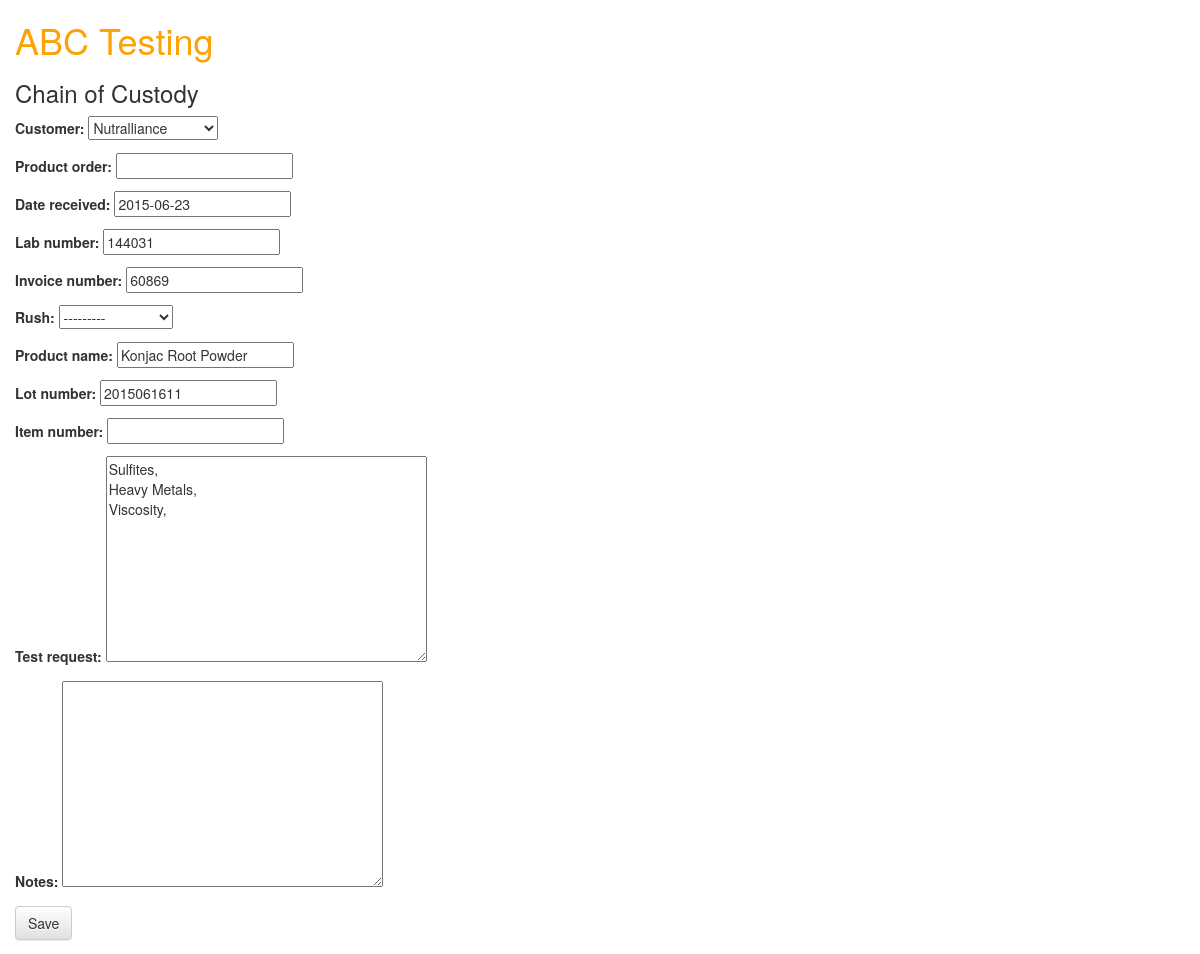
Before: /info/logform/5/ with the older database file.
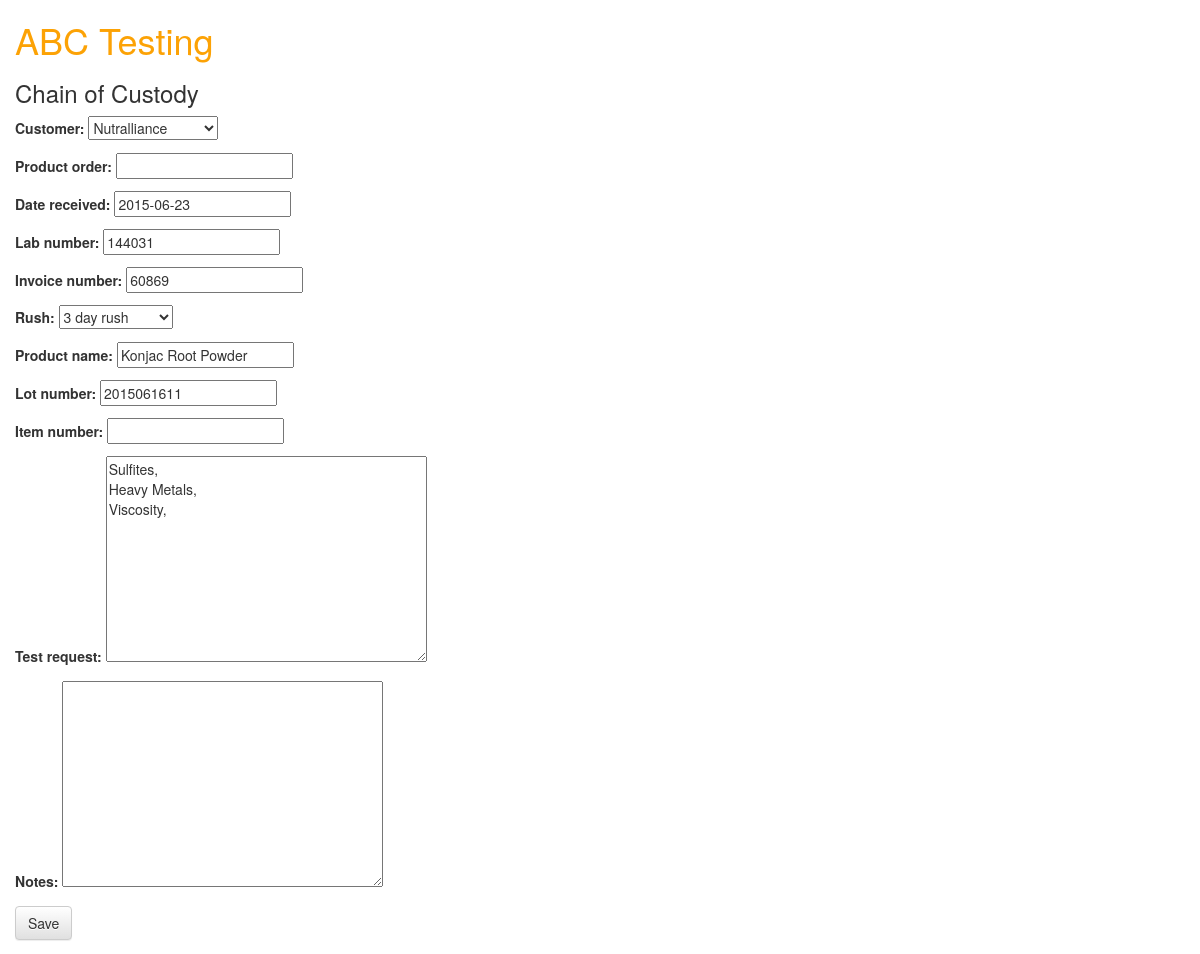
After: the same page with the newer database file.
### info/models.py (models this page shows, shortened)
class SampleLog(models.Model):
	ASAP = 'ASAP'
	THREEDAY ='3 Day'
	TWODAY = '2 Day'
	ONEDAY = '1 Day'
	SAMEDAY ='Same Day'
	RUSH_CHOICES = (
		(ASAP, 'ASAP'),
		(THREEDAY, '3 day rush'),
		(TWODAY, '2 day rush'),
		(ONEDAY, '1 day rush'),
		(SAMEDAY, 'same day rush'),
		)
	customer = models.ForeignKey(Customer)
	product_order = models.CharField(max_length=500,blank=True)
	date_received = models.DateField()
	rush = models.CharField(max_length=10,
							choices=RUSH_CHOICES,
							blank=True)
	lab_number = models.IntegerField(unique=True)
	invoice_number = models.IntegerField()
	product_name = models.CharField(max_length=2000)
	lot_number = models.CharField(max_length=2000,blank=True)
	item_number = models.CharField(max_length=2000,blank=True)
	test_request = models.TextField()
	notes = models.TextField(blank=True)

### info/views.py (the view)
# urls.py: url(r'^logform/(?P<pk>[0-9]+)/$', views.LogUpdate.as_view(), name='logformedit'),
class LogUpdate(UpdateView):
	model = SampleLog
	fields = ['customer', 'product_order', 'date_received', 'lab_number', 'invoice_number', 'rush', 'product_name', 'lot_number', 'item_number', 'test_request', 'notes']

### info/models.py (called while the page is built)
	def __str__(self):
		return self.company_name

### info/templates/info/samplelog_form.html (shortened to what this page needs)
{% load staticfiles %}
<html>
	<head>
		<link rel="stylesheet" href="//maxcdn.bootstrapcdn.com/bootstrap/3.2.0/css/bootstrap.min.css">
		<link rel="stylesheet" href="//maxcdn.bootstrapcdn.com/bootstrap/3.2.0/css/bootstrap-theme.min.css">
		<link rel="stylesheet" href="{% static "css/info.css" %}">
	</head>
	<p><h1><a href="/">ABC Testing</a></h1></p>
	<h3>Chain of Custody</h3>
</html>
		{% block content %}
		<form method="POST" class="post-form">{% csrf_token %}
		{{ form.as_p }}
		<button type="submit" class="save btn btn-default">Save</button>
		</form>
		{% endblock %}

Changed rows visible on the page:
changed SampleLog "Nutralliance": rush "---------" → "3 day rush"
